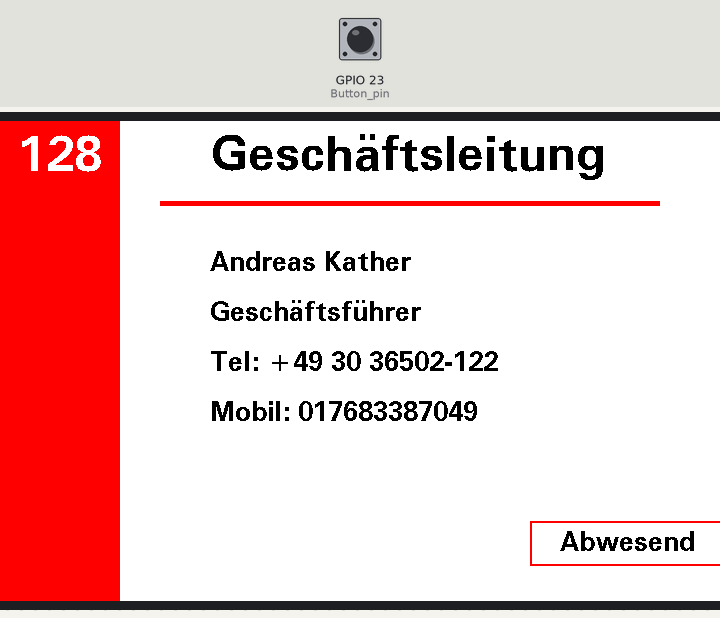
Bench run of a sketch on a simulated ESP32. Shown: 800×480 colour display. The inputs (shaded band) are chosen by the test bench; at power-on: GPIO 23 (Button_pin) LOW. What the sketch prints to the serial monitor is not drawn.

Above: at 15.1 s.

The sketch:

Design_Button.ino
```cpp
#include <GxEPD2_3C.h>
#include <U8g2_for_Adafruit_GFX.h>

#define CS_PIN 15
#define DC_PIN 27
#define RST_PIN 26
#define BUSY_PIN 25
const int Button_pin = 23;

GxEPD2_3C<GxEPD2_750c_Z08, GxEPD2_750c_Z08::HEIGHT> display(GxEPD2_750c_Z08(CS_PIN, DC_PIN, RST_PIN, BUSY_PIN));
U8G2_FOR_ADAFRUIT_GFX u8g2Fonts;

// Variablen Deklaration
int buttonState = 0;
int statusIndex = 0;
const char* raumStatus[3] = {"Abwesend", "Anwesend", "Bitte"};

String Raumstatus ="Abwesend";
String RaumID = "B 128";
String Bereich = "Geschäftsleitung";
String Vorname = "Andreas";
String Nachname = "Kather";
String Stellung = "Geschäftsführer";
String Telefonnummer = "+49 30 36502-122";
String Mobilnummer = "017683387049";
String raumStatusExtra = "nicht stören!";

void setup() {
  Serial.begin(115200);
  pinMode(Button_pin, INPUT);
  SPI.begin(13, -1, 14);
  display.init();
  display.setRotation(0);
  u8g2Fonts.begin(display);
  updateDisplay();
  display.hibernate();
}

void updateDisplay() {
  display.setFullWindow();
  display.firstPage();
  do {
    drawContent();
  } while (display.nextPage());
  display.hibernate();
}

void drawContent() {
  display.fillScreen(GxEPD_WHITE);
  display.fillRect(0, 0, 800 * 0.2, 480, GxEPD_RED);
  display.fillRect(200, 80, 500, 5, GxEPD_RED);

  // Erste Schriftart
  u8g2Fonts.setFont(u8g2_font_fub35_tf);
  u8g2Fonts.setFontMode(1);
  u8g2Fonts.setForegroundColor(GxEPD_WHITE);
  u8g2Fonts.setCursor(10, 50);
  u8g2Fonts.print(RaumID);

  u8g2Fonts.setForegroundColor(GxEPD_BLACK);
  u8g2Fonts.setCursor(250, 50);
  u8g2Fonts.print(Bereich);

  // Zweite Schriftart
  u8g2Fonts.setFont(u8g2_font_fub20_tf);
  u8g2Fonts.setFontMode(1);
  u8g2Fonts.setCursor(250, 150);
  u8g2Fonts.print(Vorname + " " + Nachname);

  u8g2Fonts.setCursor(250, 200);
  u8g2Fonts.print(Stellung);

  u8g2Fonts.setCursor(250, 250);
  u8g2Fonts.print("Tel: " + Telefonnummer);

  u8g2Fonts.setCursor(250, 300);
  u8g2Fonts.print("Mobil: " + Mobilnummer);

  if (statusIndex == 0 || statusIndex == 1) {
    display.fillRect(570, 400, 200, 45, GxEPD_RED);
    display.fillRect(572, 402, 196, 41, GxEPD_WHITE);
  }

  if (statusIndex == 2) {
    display.fillRect(550, 400, 200, 65, GxEPD_RED);
    display.fillRect(552, 402, 196, 61, GxEPD_WHITE);
    u8g2Fonts.setCursor(560, 460);
    u8g2Fonts.print(raumStatusExtra);
  }

  u8g2Fonts.setCursor(600, 430);
  u8g2Fonts.print(Raumstatus);
}

// Angepasster Code-Ausschnitt
int updateCounter = 0;

void loop()
{
  buttonState = digitalRead(Button_pin);
  Serial.println(buttonState);
  if (buttonState == HIGH)
  {
    statusIndex = (statusIndex + 1) % 3;
    Raumstatus = raumStatus[statusIndex];

      display.init();
      display.setFullWindow();
      display.firstPage();
      do {
        drawContent();
      } while (display.nextPage());

    display.hibernate();
  }
}
```
